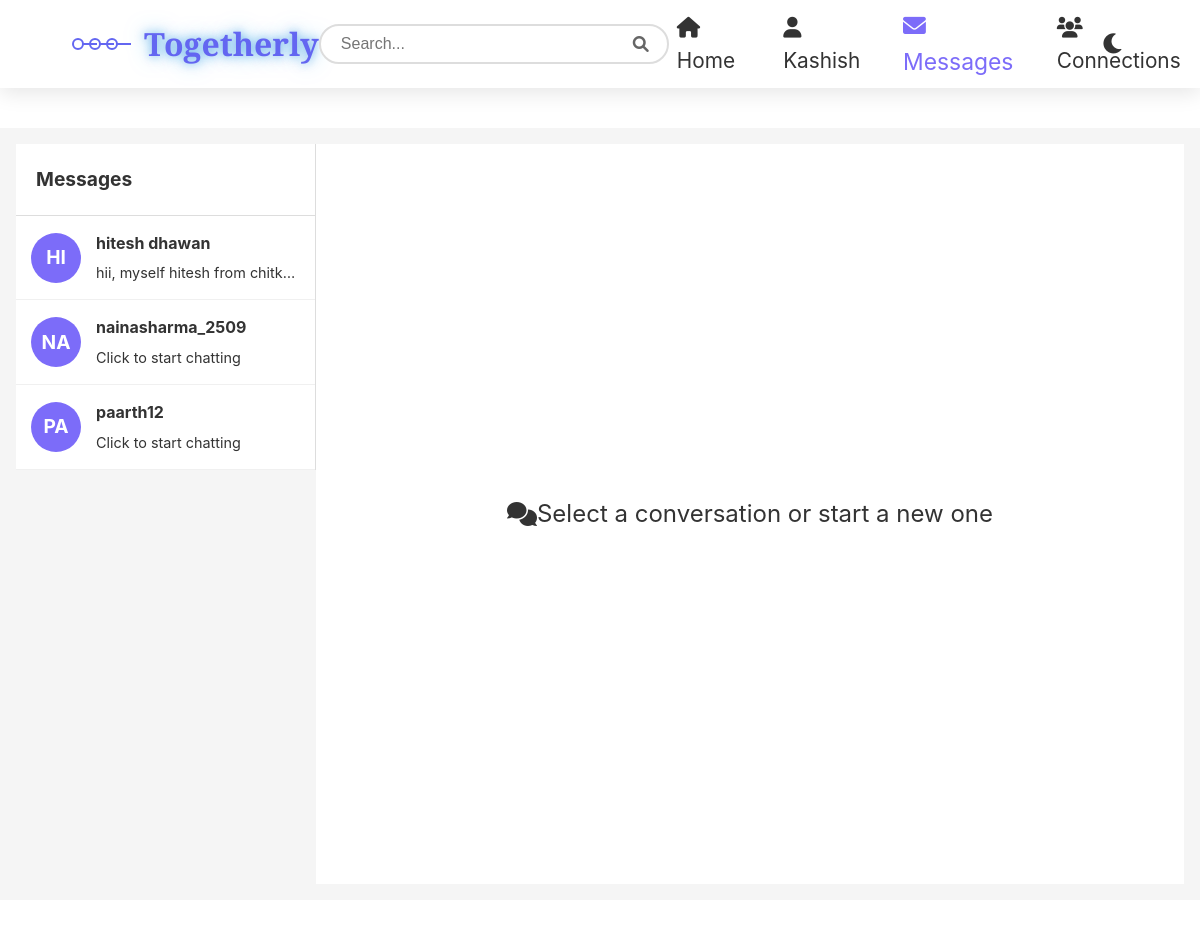
The page /messages (signed in) on the database its author committed.
### users/models.py (models this page shows)
class User(AbstractUser):
    email = models.EmailField(unique=True)

class UserProfile(models.Model):
    user = models.OneToOneField(User, on_delete=models.CASCADE)
    name = models.CharField(max_length=200, blank=True, null=True)
    username = models.CharField(max_length=100, blank=True, null=True)
    email = models.EmailField(blank=True, null=True)
    bio = models.CharField(max_length=500, blank=True, null=True)
    skills = models.CharField(max_length=500, blank=True, null=True)

### messaging/views.py (the view)
# urls.py: path('', views.messaging_home, name='messaging'),
@login_required
def messaging_home(request):
    all_users = User.objects.exclude(
        Q(id=request.user.id) |  # Exclude current user
        Q(is_superuser=True)     # Exclude superusers
    ).select_related('userprofile').order_by('username')
    active_conversation = None
    messages = []
    other_user = None
    return render(request, 'messaging/messaging.html', {
        'all_users': all_users,
        'active_conversation': active_conversation,
        'messages': messages,
        'other_user': other_user
    })

### messaging/templates/messaging/messaging.html (shortened to what this page needs)
{% load static %}
<!DOCTYPE html>
<html lang="en">
<head>
  <link rel="stylesheet" href="{% static 'messaging/messaging.css' %}">
  <link rel="stylesheet" href="https://cdnjs.cloudflare.com/ajax/libs/font-awesome/6.0.0-beta3/css/all.min.css">
</head>
<body>
    <div class="navbar">
        <div class="logo">
            <div class="logo-icon">
                <div class="logo-circle"></div>
                <div class="logo-circle"></div>
                <div class="logo-circle"></div>
            </div>
            <span class="logo-text">Togetherly</span>
        </div>
        <div class="search-container">
            <div class="search-box">
                <input type="text" class="search-input" placeholder="Search...">
                <button class="search-btn" style="position: absolute; top: 0rem;">
                    <i class="fas fa-search"></i>
                </button>
            </div>
        </div>
        <div class="nav-links">
            {% if user.is_authenticated %}
                <div class="nav-item">
                    <a href="{% url 'home' %}"><i class="fas fa-home"></i> Home</a>
                </div>
                <div class="nav-item">
                    <a href="{% url 'profile' %}"><i class="fas fa-user"></i> {{ user.first_name|default:user.username }} </a>
                </div>
                <div class="nav-item">
                    <a href="{% url 'messaging' %}" style="color: #7c6cf9; transform: scale(1.1);"><i class="fas fa-envelope"></i> Messages</a>
                </div>
                <div class="nav-item">
                    <a href="{% url 'connections' %}"><i class="fas fa-users"></i> Connections</a>
                </div>
            {% endif %}
            <div class="nav-item">
                <button class="theme-toggle" id="themeToggle">
                    <i class="fas fa-moon"></i>
                </button>
            </div>
        </div>
    </div>
   <div class="content container">
        <aside class="sidebar" id="sidebar">
            <div class="sidebar-header">
                <span>Messages</span>
            </div>
            <ul class="conversations">
                {% for user in all_users %}
                    <li class="conversation-item">
                        <a href="{% url 'start_conversation' user.id %}" class="conversation-link">
                            <div class="avatar">
                                <div class="avatar-text">{{ user.username|make_list|slice:":2"|join:""|upper }}</div>
                            </div>
                            <div class="conversation-content">
                                <div class="name">
                                    <span>
                                        {% if user.userprofile.name %}
                                            {{ user.userprofile.name }}
                                        {% else %}
                                            {{ user.username }}
                                        {% endif %}
                                    </span>
                                </div>
                                <div class="preview">
                                    {% if user.userprofile.bio %}
                                        {{ user.userprofile.bio|truncatechars:30 }}
                                    {% else %}
                                        Click to start chatting
                                    {% endif %}
                                </div>
                            </div>
                        </a>
                    </li>
                {% endfor %}
            </ul>
        </aside>
        <main class="chat-container" id="chat-container">
            {% if active_conversation %}
                <div class="chat-header">
                    <div class="chat-header-info">
                        <div class="avatar">
                                <div class="avatar-text">{{ other_user.username|make_list|slice:":2"|join:""|upper }}</div>
                        </div>
                        <div>
                            <h3>{{ other_user.get_full_name|default:other_user.username }}</h3>
                        </div>
                    </div>
                </div>
                <div class="chat-messages" id="chat-messages">
                    {% for message in messages %}
                        <div class="message {% if message.sender == user %}message-sent{% else %}message-received{% endif %}">
                            <p>{{ message.content }}</p>
                            <span class="message-time">{{ message.timestamp|date:"g:i A" }}</span>
                        </div>
                    {% endfor %}
                </div>
                <div class="chat-input-container" >
                    <form id="message-form" method="post" action="{% url 'conversation_detail' active_conversation.id %}" style="width: 100%; display: flex; justify-content: space-between; align-items: center;">
                        {% csrf_token %}
                        <input type="text" name="content" class="chat-input" id="message-input" placeholder="Type a message...">
                        <button type="submit" class="send-btn" id="send-btn">
                            <i class="fas fa-paper-plane"></i>
                        </button>
                    </form>
                </div>
            {% else %}
                <div class="no-conversation-selected" style="display: flex; justify-content: center; align-items: center; height: 100%;font-size: 1.5rem;">
                    <i class="fas fa-comments"></i>
                    <p>Select a conversation or start a new one</p>
                </div>
            {% endif %}
        </main>
    </div>
</body>
</html>

### rows shown on the page
User: first_name "Kashish"
User: username|make_list "HI", userprofile.name "hitesh dhawan", userprofile.bio "hii, myself hitesh from chitk…"
User: username|make_list "NA", username "nainasharma_2509", shows "Click to start chatting"
User: username|make_list "PA", username "paarth12", shows "Click to start chatting"
